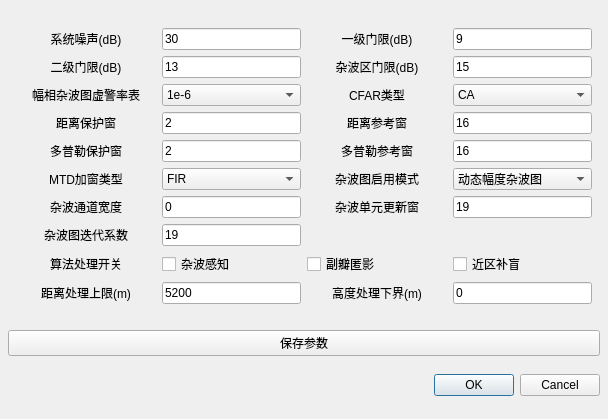
<?xml version="1.0" encoding="UTF-8"?>
<ui version="4.0">
  <class>sigParamUI</class>
  <widget class="QDialog" name="sigParamUI">
    <property name="geometry">
      <rect>
        <x>0</x>
        <y>0</y>
        <width>608</width>
        <height>419</height>
      </rect>
    </property>
    <property name="windowTitle">
      <string>Dialog</string>
    </property>
    <layout class="QVBoxLayout" name="verticalLayout">
      <property name="bottomMargin">
        <number>8</number>
      </property>
      <property name="rightMargin">
        <number>8</number>
      </property>
      <property name="topMargin">
        <number>8</number>
      </property>
      <property name="leftMargin">
        <number>8</number>
      </property>
      <property name="spacing">
        <number>6</number>
      </property>
      <item>
        <layout class="QGridLayout" name="gridLayout" columnstretch="1,1,1,1">
          <property name="bottomMargin">
            <number>8</number>
          </property>
          <property name="rightMargin">
            <number>8</number>
          </property>
          <property name="topMargin">
            <number>8</number>
          </property>
          <property name="leftMargin">
            <number>8</number>
          </property>
          <property name="spacing">
            <number>6</number>
          </property>
          <item row="4" column="1">
            <widget class="QLineEdit" name="doppro">
              <property name="text">
                <string>2</string>
              </property>
            </widget>
          </item>
          <item row="8" column="2">
            <widget class="QCheckBox" name="sidelobehide">
              <property name="text">
                <string>副瓣匿影</string>
              </property>
            </widget>
          </item>
          <item row="3" column="1">
            <widget class="QLineEdit" name="dispro">
              <property name="text">
                <string>2</string>
              </property>
            </widget>
          </item>
          <item row="4" column="0">
            <widget class="QLabel" name="label_9">
              <property name="text">
                <string>多普勒保护窗</string>
              </property>
              <property name="alignment">
                <set>Qt::AlignCenter</set>
              </property>
            </widget>
          </item>
          <item row="3" column="2">
            <widget class="QLabel" name="label_8">
              <property name="text">
                <string>距离参考窗</string>
              </property>
              <property name="alignment">
                <set>Qt::AlignCenter</set>
              </property>
            </widget>
          </item>
          <item row="6" column="1">
            <widget class="QLineEdit" name="clutterwid">
              <property name="text">
                <string>0</string>
              </property>
            </widget>
          </item>
          <item row="7" column="1">
            <widget class="QLineEdit" name="clutteriter">
              <property name="text">
                <string>19</string>
              </property>
            </widget>
          </item>
          <item row="1" column="2">
            <widget class="QLabel" name="label_4">
              <property name="text">
                <string>杂波区门限(dB)</string>
              </property>
              <property name="alignment">
                <set>Qt::AlignCenter</set>
              </property>
            </widget>
          </item>
          <item row="2" column="1">
            <widget class="CustomComboBox" name="clutterfalse">
              <property name="currentIndex">
                <number>4</number>
              </property>
              <item>
                <property name="text">
                  <string>1e-2</string>
                </property>
              </item>
              <item>
                <property name="text">
                  <string>1e-3</string>
                </property>
              </item>
              <item>
                <property name="text">
                  <string>1e-4</string>
                </property>
              </item>
              <item>
                <property name="text">
                  <string>1e-5</string>
                </property>
              </item>
              <item>
                <property name="text">
                  <string>1e-6</string>
                </property>
              </item>
              <item>
                <property name="text">
                  <string>1e-7</string>
                </property>
              </item>
            </widget>
          </item>
          <item row="3" column="0">
            <widget class="QLabel" name="label_7">
              <property name="text">
                <string>距离保护窗</string>
              </property>
              <property name="alignment">
                <set>Qt::AlignCenter</set>
              </property>
            </widget>
          </item>
          <item row="5" column="2">
            <widget class="QLabel" name="label_12">
              <property name="text">
                <string>杂波图启用模式</string>
              </property>
              <property name="alignment">
                <set>Qt::AlignCenter</set>
              </property>
            </widget>
          </item>
          <item row="1" column="3">
            <widget class="QLineEdit" name="clutterthresh">
              <property name="text">
                <string>15</string>
              </property>
            </widget>
          </item>
          <item row="7" column="0">
            <widget class="QLabel" name="label_15">
              <property name="text">
                <string>杂波图迭代系数</string>
              </property>
              <property name="alignment">
                <set>Qt::AlignCenter</set>
              </property>
            </widget>
          </item>
          <item row="5" column="3">
            <widget class="CustomComboBox" name="cluttertype">
              <property name="currentIndex">
                <number>1</number>
              </property>
              <item>
                <property name="text">
                  <string>静态幅度杂波图</string>
                </property>
              </item>
              <item>
                <property name="text">
                  <string>动态幅度杂波图</string>
                </property>
              </item>
              <item>
                <property name="text">
                  <string>静态幅相杂波图</string>
                </property>
              </item>
              <item>
                <property name="text">
                  <string>动态幅相杂波图</string>
                </property>
              </item>
            </widget>
          </item>
          <item row="0" column="3">
            <widget class="QLineEdit" name="firstthresh">
              <property name="text">
                <string>9</string>
              </property>
            </widget>
          </item>
          <item row="2" column="2">
            <widget class="QLabel" name="label_6">
              <property name="text">
                <string>CFAR类型</string>
              </property>
              <property name="alignment">
                <set>Qt::AlignCenter</set>
              </property>
            </widget>
          </item>
          <item row="2" column="0">
            <widget class="QLabel" name="label_5">
              <property name="text">
                <string>幅相杂波图虚警率表</string>
              </property>
              <property name="alignment">
                <set>Qt::AlignCenter</set>
              </property>
            </widget>
          </item>
          <item row="0" column="1">
            <widget class="QLineEdit" name="noise">
              <property name="text">
                <string>30</string>
              </property>
            </widget>
          </item>
          <item row="8" column="1">
            <widget class="QCheckBox" name="cluttersense">
              <property name="text">
                <string>杂波感知</string>
              </property>
            </widget>
          </item>
          <item row="5" column="0">
            <widget class="QLabel" name="label_11">
              <property name="text">
                <string>MTD加窗类型</string>
              </property>
              <property name="alignment">
                <set>Qt::AlignCenter</set>
              </property>
            </widget>
          </item>
          <item row="1" column="1">
            <widget class="QLineEdit" name="secondthre">
              <property name="text">
                <string>13</string>
              </property>
            </widget>
          </item>
          <item row="4" column="3">
            <widget class="QLineEdit" name="dopref">
              <property name="text">
                <string>16</string>
              </property>
            </widget>
          </item>
          <item row="0" column="2">
            <widget class="QLabel" name="label_2">
              <property name="text">
                <string>一级门限(dB)</string>
              </property>
              <property name="alignment">
                <set>Qt::AlignCenter</set>
              </property>
            </widget>
          </item>
          <item row="5" column="1">
            <widget class="CustomComboBox" name="mtdtype">
              <property name="currentIndex">
                <number>1</number>
              </property>
              <item>
                <property name="text">
                  <string>FFT</string>
                </property>
              </item>
              <item>
                <property name="text">
                  <string>FIR</string>
                </property>
              </item>
            </widget>
          </item>
          <item row="6" column="2">
            <widget class="QLabel" name="label_14">
              <property name="text">
                <string>杂波单元更新窗</string>
              </property>
              <property name="alignment">
                <set>Qt::AlignCenter</set>
              </property>
            </widget>
          </item>
          <item row="3" column="3">
            <widget class="QLineEdit" name="disref">
              <property name="text">
                <string>16</string>
              </property>
            </widget>
          </item>
          <item row="1" column="0">
            <widget class="QLabel" name="label_3">
              <property name="text">
                <string>二级门限(dB)</string>
              </property>
              <property name="alignment">
                <set>Qt::AlignCenter</set>
              </property>
            </widget>
          </item>
          <item row="8" column="0">
            <widget class="QLabel" name="label_16">
              <property name="text">
                <string>算法处理开关</string>
              </property>
              <property name="alignment">
                <set>Qt::AlignCenter</set>
              </property>
            </widget>
          </item>
          <item row="2" column="3">
            <widget class="CustomComboBox" name="cfartype">
              <item>
                <property name="text">
                  <string>CA</string>
                </property>
              </item>
              <item>
                <property name="text">
                  <string>GO</string>
                </property>
              </item>
              <item>
                <property name="text">
                  <string>SO</string>
                </property>
              </item>
              <item>
                <property name="text">
                  <string>OS</string>
                </property>
              </item>
            </widget>
          </item>
          <item row="0" column="0">
            <widget class="QLabel" name="label">
              <property name="text">
                <string>系统噪声(dB)</string>
              </property>
              <property name="alignment">
                <set>Qt::AlignCenter</set>
              </property>
            </widget>
          </item>
          <item row="6" column="3">
            <widget class="QLineEdit" name="clutterrefresh">
              <property name="text">
                <string>19</string>
              </property>
            </widget>
          </item>
          <item row="4" column="2">
            <widget class="QLabel" name="label_10">
              <property name="text">
                <string>多普勒参考窗</string>
              </property>
              <property name="alignment">
                <set>Qt::AlignCenter</set>
              </property>
            </widget>
          </item>
          <item row="6" column="0">
            <widget class="QLabel" name="label_13">
              <property name="text">
                <string>杂波通道宽度</string>
              </property>
              <property name="alignment">
                <set>Qt::AlignCenter</set>
              </property>
            </widget>
          </item>
          <item row="8" column="3">
            <widget class="QCheckBox" name="jinqubumang">
              <property name="text">
                <string>近区补盲</string>
              </property>
            </widget>
          </item>
          <item row="9" column="0">
            <widget class="QLabel" name="distanceProcessUpperLimitLabel">
              <property name="text">
                <string>距离处理上限(m)</string>
              </property>
              <property name="alignment">
                <set>Qt::AlignCenter</set>
              </property>
            </widget>
          </item>
          <item row="9" column="1">
            <widget class="QLineEdit" name="distanceProcessUpperLimit">
              <property name="text">
                <string>5200</string>
              </property>
              <property name="toolTip">
                <string>AA06 原预留区前 2 字节，unsigned short，小端，量化单位 1 米。</string>
              </property>
            </widget>
          </item>
          <item row="9" column="2">
            <widget class="QLabel" name="heightProcessLowerLimitLabel">
              <property name="text">
                <string>高度处理下界(m)</string>
              </property>
              <property name="alignment">
                <set>Qt::AlignCenter</set>
              </property>
            </widget>
          </item>
          <item row="9" column="3">
            <widget class="QLineEdit" name="heightProcessLowerLimit">
              <property name="text">
                <string>0</string>
              </property>
              <property name="toolTip">
                <string>AA06 第25～26字节，有符号short，小端，1米量化；范围 -32768～32767米。</string>
              </property>
            </widget>
          </item>
        </layout>
      </item>
      <item>
        <widget class="QPushButton" name="saveButton">
          <property name="text">
            <string>保存参数</string>
          </property>
        </widget>
      </item>
      <item>
        <widget class="QDialogButtonBox" name="buttonBox">
          <property name="orientation">
            <enum>Qt::Horizontal</enum>
          </property>
          <property name="standardButtons">
            <set>QDialogButtonBox::Cancel|QDialogButtonBox::Ok</set>
          </property>
        </widget>
      </item>
    </layout>
  </widget>
  <customwidgets>
    <customwidget>
      <class>CustomComboBox</class>
      <extends>QComboBox</extends>
      <header>cusWidgets/customcombobox.h</header>
    </customwidget>
  </customwidgets>
  <resources />
  <connections/>
</ui>
